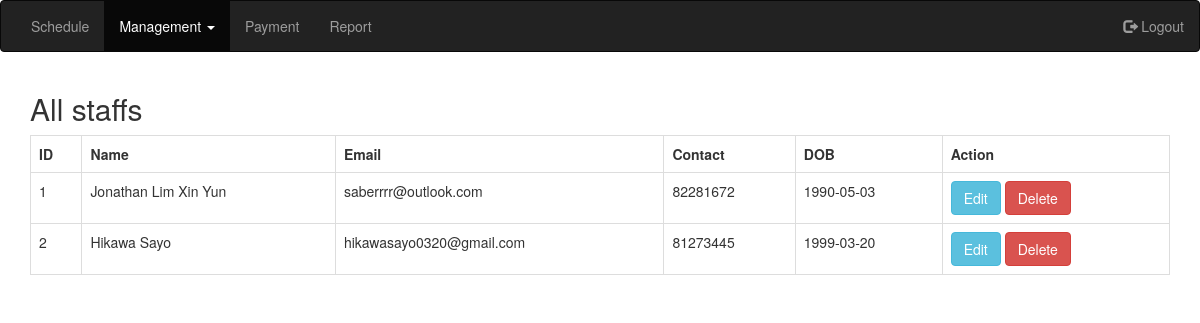
The app's page /staff/staff.php with its own data.
### tables this page shows
CREATE TABLE IF NOT EXISTS `staff` (
  `id` int(11) NOT NULL AUTO_INCREMENT,
  `name` varchar(100) NOT NULL,
  `email` varchar(255) NOT NULL,
  `contact` varchar(20) NOT NULL,
  `dob` date NOT NULL,
  PRIMARY KEY (`id`)
);

### staff/staff.php (the view)
<?php
require 'db.php';
$sql = 'SELECT * FROM staff';
$statement = $connection->prepare($sql);
$statement->execute();
$people = $statement->fetchAll(PDO::FETCH_OBJ);
 ?>
<?php require 'header.php'; ?>
<div class="container">
  <div class="card mt-5">
    <div class="card-header">
      <h2>All staffs</h2>
    </div>
    <div class="card-body">
      <table class="table table-bordered">
        <tr>
          <th>ID</th>
          <th>Name</th>
          <th>Email</th>
          <th>Contact</th>
          <th>DOB</th>
          <th>Action</th>
        </tr>
        <?php foreach($people as $person): ?>
          <tr>
            <td><?= $person->id; ?></td>
            <td><?= $person->name; ?></td>
            <td><?= $person->email; ?></td>
            <td><?= $person->contact; ?></td>
            <td><?= $person->dob; ?></td>
            <td>
              <a href="edit.php?id=<?= $person->id ?>" class="btn btn-info">Edit</a>
              <a onclick="return confirm('Are you sure you want to delete this entry?')" href="delete.php?id=<?= $person->id ?>" class='btn btn-danger'>Delete</a>
            </td>
          </tr>
        <?php endforeach; ?>
      </table>
    </div>
  </div>
</div>
<?php require 'footer.php'; ?>

### records on screen
staff: id "1", name "Jonathan Lim Xin Yun", email "saberrrr@outlook.com", contact "82281672", dob "1990-05-03"
staff: id "2", name "Hikawa Sayo", email "hikawasayo0320@gmail.com", contact "81273445", dob "1999-03-20"
